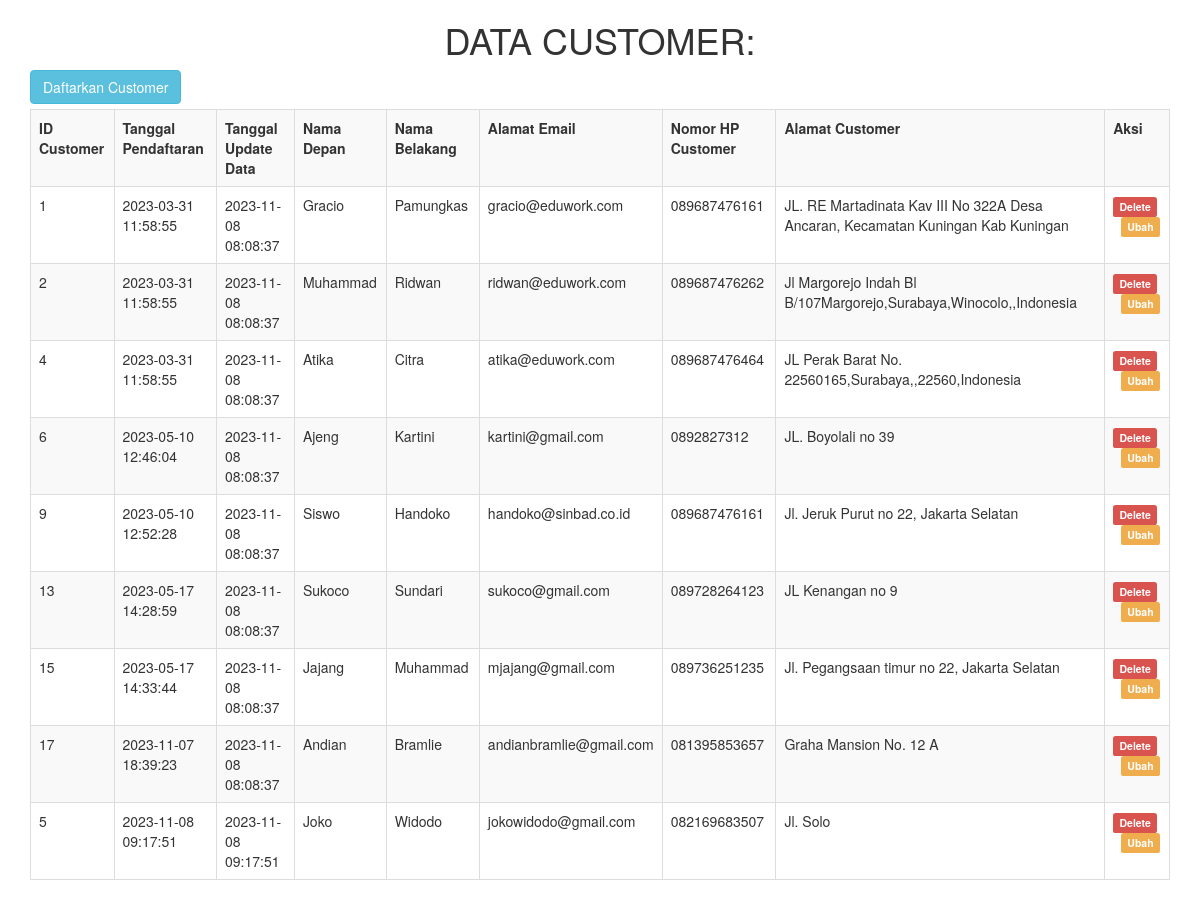
The page / on the database its author committed.
### tables this page shows
CREATE TABLE `customer` (
  `id` int(11) NOT NULL,
  `first_name` varchar(50) NOT NULL,
  `last_name` varchar(50) NOT NULL,
  `email` varchar(100) NOT NULL,
  `phone` varchar(20) DEFAULT NULL,
  `address` varchar(200) DEFAULT NULL,
  `created_at` timestamp NOT NULL DEFAULT current_timestamp() ON UPDATE current_timestamp(),
  `updated_at` timestamp NOT NULL DEFAULT current_timestamp()
);

### index.php (the view, shortened to what this page needs)
<!DOCTYPE html>
<html lang="en">
<head>
    <link rel="stylesheet" href="https://maxcdn.bootstrapcdn.com/bootstrap/3.4.1/css/bootstrap.min.css">
</head>
<body>
    <div class="container">
        <div class="row">
            <div class="col-sm-12">
                <?php
                include 'koneksi.php';
                $query = mysqli_query($conn, "SELECT * FROM `customer` ORDER BY `created_at` asc;");
                ?>
               <center><h1>DATA CUSTOMER:</h1> </center>
                <a class="btn btn-info" style="margin-bottom:5px" href="tambah.php?nama_halaman=NAMA HALAMAN NYA"> Daftarkan Customer </a>
                <table class="table table-striped table-bordered">
                    <tr>
                        <th>
                            ID Customer
                        </th>
                        <th>
                            Tanggal Pendaftaran
                        </th>
                        <th>
                            Tanggal Update Data
                        </th>
                        <th>
                            Nama Depan
                        </th>
                        <th>
                            Nama Belakang
                        </th>
                        <th>
                            Alamat Email
                        </th>
                        <th>
                            Nomor HP Customer
                        </th>
                        <th>
                            Alamat Customer
                        </th>
                        <th>
                            Aksi
                        </th>
                    </tr>
                        <?php
                        if(mysqli_num_rows($query)>0){
                        while($data = mysqli_fetch_array($query)){
                        ?>
                        <tr>
                            <td> <?php echo $data["id"] ?></td>
                            <td> <?php echo $data["created_at"] ?></td>
                            <td> <?php echo $data["updated_at"] ?></td>
                            <td> <?php echo $data["first_name"] ?> </td>
                            <td> <?php echo $data["last_name"] ?> </td>
                            <td> <?php echo $data["email"] ?></td>
                            <td> <?php echo $data["phone"] ?></td>
                            <td> <?php echo $data["address"] ?></td>
                            <td> <a href="proses_hapus.php?id=<?php echo $data["id"] ?>" class="label label-danger"> Delete </a> &nbsp; <a href="edit.php?id=<?php echo $data["id"] ?>" class="label label-warning"> Ubah </a></td>
                        </tr>
                        <?php } ?>
                        <?php } ?>
                </table>
            </div>
        </div>
    </div>
</body>
</html>

### rows shown on the page
customer: id "1", created_at "2023-03-31 11:58:55", updated_at "2023-11-08 08:08:37", first_name "Gracio", last_name "Pamungkas", email "gracio@eduwork.com", phone "089687476161", address "JL. RE Martadinata Kav III No 322A Desa Ancaran, Kecamatan Kuningan Kab Kuningan"
customer: id "2", created_at "2023-03-31 11:58:55", updated_at "2023-11-08 08:08:37", first_name "Muhammad", last_name "Ridwan", email "ridwan@eduwork.com", phone "089687476262", address "Jl Margorejo Indah Bl B/107Margorejo,Surabaya,Winocolo,,Indonesia"
customer: id "4", created_at "2023-03-31 11:58:55", updated_at "2023-11-08 08:08:37", first_name "Atika", last_name "Citra", email "atika@eduwork.com", phone "089687476464", address "JL Perak Barat No. 22560165,Surabaya,,22560,Indonesia"
customer: id "6", created_at "2023-05-10 12:46:04", updated_at "2023-11-08 08:08:37", first_name "Ajeng", last_name "Kartini", email "kartini@gmail.com", phone "0892827312", address "JL. Boyolali no 39"
customer: id "9", created_at "2023-05-10 12:52:28", updated_at "2023-11-08 08:08:37", first_name "Siswo", last_name "Handoko", email "handoko@sinbad.co.id", phone "089687476161", address "Jl. Jeruk Purut no 22, Jakarta Selatan"
customer: id "13", created_at "2023-05-17 14:28:59", updated_at "2023-11-08 08:08:37", first_name "Sukoco", last_name "Sundari", email "sukoco@gmail.com", phone "089728264123", address "JL Kenangan no 9"
customer: id "15", created_at "2023-05-17 14:33:44", updated_at "2023-11-08 08:08:37", first_name "Jajang", last_name "Muhammad", email "mjajang@gmail.com", phone "089736251235", address "Jl. Pegangsaan timur no 22, Jakarta Selatan"
customer: id "17", created_at "2023-11-07 18:39:23", updated_at "2023-11-08 08:08:37", first_name "Andian", last_name "Bramlie", email "andianbramlie@gmail.com", phone "081395853657", address "Graha Mansion No. 12 A"
customer: id "5", created_at "2023-11-08 09:17:51", updated_at "2023-11-08 09:17:51", first_name "Joko", last_name "Widodo", email "jokowidodo@gmail.com", phone "082169683507", address "Jl. Solo"
